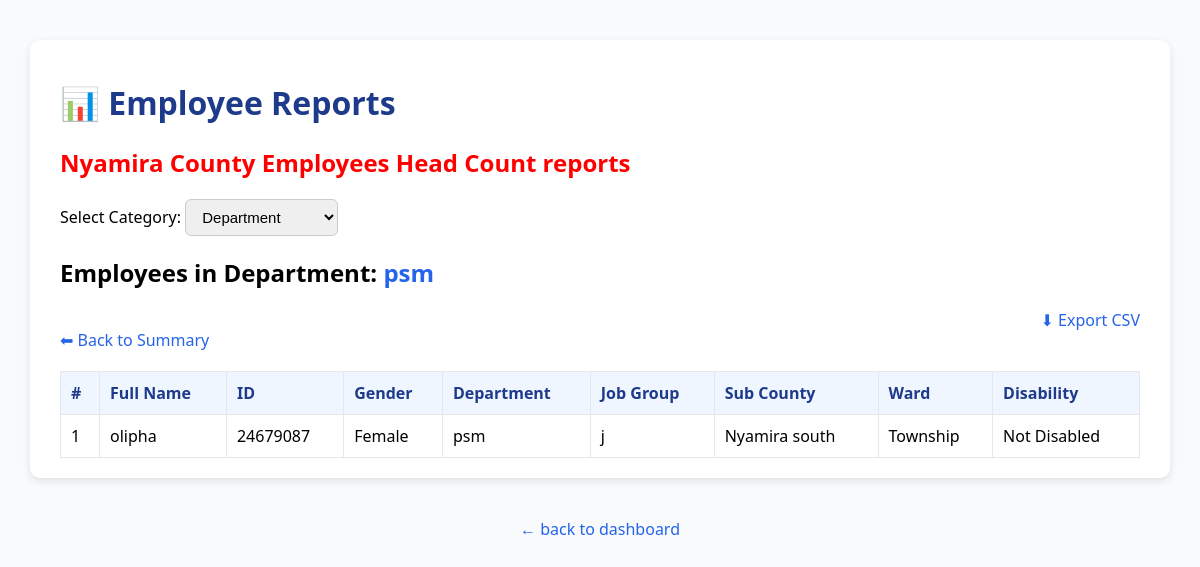
Page /reports.php?type=department&category=psm (signed in) on the committed database.
### tables this page shows
CREATE TABLE `employees` (
  `id` int(11) NOT NULL,
  `full_name` varchar(100) NOT NULL,
  `id_number` varchar(20) NOT NULL,
  `personal_number` varchar(50) NOT NULL,
  `gender` varchar(10) NOT NULL,
  `disability_status` varchar(20) NOT NULL,
  `disability_type` varchar(50) DEFAULT NULL,
  `date_of_appointment` date NOT NULL,
  `job_group` varchar(20) NOT NULL,
  `highest_academic_qualification` varchar(100) NOT NULL,
  `professional_qualification` varchar(100) NOT NULL,
  `department` varchar(100) NOT NULL,
  `section` varchar(100) NOT NULL,
  `home_county` varchar(100) NOT NULL,
  `subcounty` varchar(100) DEFAULT NULL,
  `ward` varchar(100) NOT NULL,
  `work_station` varchar(100) NOT NULL,
  `phone_number` varchar(15) NOT NULL,
  `email` varchar(100) NOT NULL,
  `photo` longtext NOT NULL,
  `latitude` varchar(50) DEFAULT NULL,
  `longitude` varchar(50) DEFAULT NULL,
  `created_at` timestamp NOT NULL DEFAULT current_timestamp()
);

### reports.php (the view, shortened to what this page needs)
<?php
$conn = new mysqli("localhost", "root", "", "employee_census");
$type = $_GET['type'] ?? 'department';
$stmt = $conn->prepare("SELECT $type AS category, COUNT(*) AS total FROM employees GROUP BY $type ORDER BY total DESC");
$stmt->execute();
$result = $stmt->get_result();
$selectedCategory = $_GET['category'] ?? null;
$employees = [];
if ($selectedCategory) {
    $stmt2 = $conn->prepare("SELECT * FROM employees WHERE $type = ?");
    $stmt2->bind_param("s", $selectedCategory);
    $stmt2->execute();
    $employees = $stmt2->get_result();
}
?>
<!DOCTYPE html>
<html lang="en">
<head>
</head>
<body>
<div class="container">
<h1>📊 Employee Reports</h1>
<h2><marquee><font color ="red">Nyamira County Employees Head Count reports</font></marquee></h2>
<form method="get" action="">
    <label for="type">Select Category:</label>
    <select name="type" id="type" onchange="this.form.submit()">
        <option value="department" <?= $type=='department'?'selected':'' ?>>Department</option>
    </select>
</form>
<?php if (!$selectedCategory): ?>
    <h2 style="margin-top:20px;">Grouped by <?= ucfirst(str_replace('_',' ',$type)) ?></h2>
    <table>
        <tr><th><?= ucfirst(str_replace('_',' ',$type)) ?></th><th>Total Employees</th></tr>
        <?php while ($row = $result->fetch_assoc()): ?>
        <tr>
            <td><a href="?type=<?= $type ?>&category=<?= urlencode($row['category']) ?>"><?= htmlspecialchars($row['category'] ?: 'N/A') ?></a></td>
            <td><?= $row['total'] ?></td>
        </tr>
        <?php endwhile; ?>
    </table>
<?php else: ?>
    <h2>Employees in <?= ucfirst(str_replace('_',' ',$type)) ?>: <span style="color:#2563eb"><?= htmlspecialchars($selectedCategory) ?></span></h2>
    <a href="?type=<?= $type ?>" class="back">⬅ Back to Summary</a>
    <a href="?type=<?= $type ?>&category=<?= urlencode($selectedCategory) ?>&export=1" style="float:right; margin-bottom:10px;" class="export">⬇ Export CSV</a>
    <table>
        <tr>
            <th>#</th><th>Full Name</th><th>ID</th><th>Gender</th><th>Department</th>
            <th>Job Group</th><th>Sub County</th><th>Ward</th><th>Disability</th>
        </tr>
        <?php
        $count=1;
        $employees->data_seek(0);
        while ($row = $employees->fetch_assoc()): ?>
        <tr>
            <td><?= $count++ ?></td>
            <td><?= htmlspecialchars($row['full_name']) ?></td>
            <td><?= htmlspecialchars($row['id_number']) ?></td>
            <td><?= htmlspecialchars($row['gender']) ?></td>
            <td><?= htmlspecialchars($row['department']) ?></td>
            <td><?= htmlspecialchars($row['job_group']) ?></td>
            <td><?= htmlspecialchars($row['subcounty']) ?></td>
            <td><?= htmlspecialchars($row['ward']) ?></td>
            <td><?= htmlspecialchars($row['disability_status']) ?></td>
        </tr>
        <?php endwhile; ?>
    </table>
<?php endif; ?>
</div>
<footer>
  <center> <a href="admin_dashboard.php">← back to dashboard</a></center>
</footer>
</body>
</html>

### reports.php (style rules this page uses)
body { font-family: 'Segoe UI', Tahoma, Geneva, Verdana, sans-serif; background-color: #f8fafc; margin: 0; padding: 0; }
.container { margin: 40px auto; width: 90%; background: white; padding: 20px 30px; border-radius: 10px; box-shadow: 0 3px 8px rgba(0,0,0,0.1); }
h1 { color: #1e3a8a; }
select, button { padding: 8px 12px; font-size: 15px; border-radius: 6px; border: 1px solid #ccc; }
table { width: 100%; border-collapse: collapse; margin-top: 20px; }
th, td { border: 1px solid #e5e7eb; padding: 10px; text-align: left; }
th { background-color: #eff6ff; color: #1e3a8a; }
a { color: #2563eb; text-decoration: none; }
.back { margin-top: 20px; display: inline-block; }

### rows in the picture
employees: full_name "olipha", id_number "24679087", gender "Female", department "psm", job_group "j", subcounty "Nyamira south", ward "Township", disability_status "Not Disabled"

### other values in the picture
str_replace('_',' ',$type) "Department"
$selectedCategory "psm"
